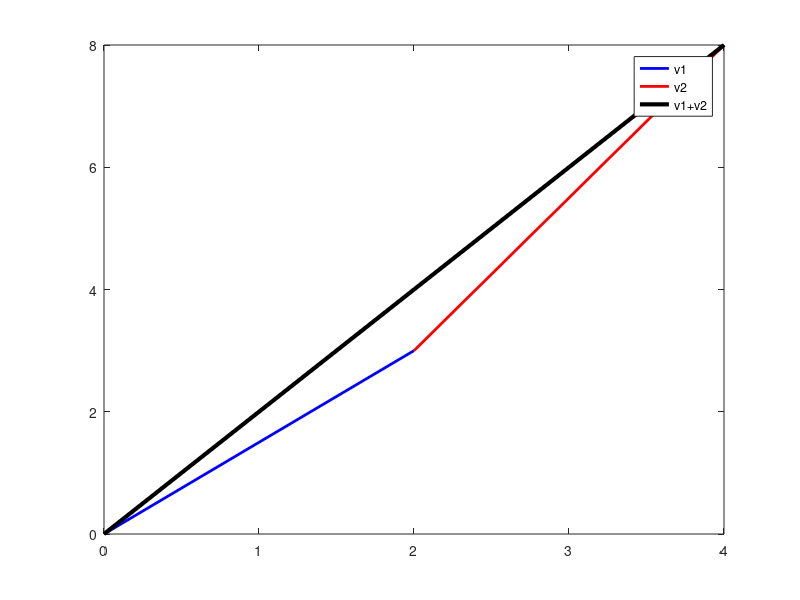

Source code (MATLAB):
% Column vector goes with ; separator for each vector elements 
v0 = [ 1; 3 ]

% Row vectors go with colon (,) or with space in between elements 
v1 = [2 3]
v2 = [ 2, 5 ]

% Sum of two vectors 
v3 = v1 + v2

% Plotting vectors 
figure(2), clf

plot([0 v1(1)], [0, v1(2)], 'b', 'linew',2)
hold on 

plot([0 v2(1)]+v1(1), [0, v2(2)] +v1(2), 'r', 'linew',2)
plot([0 v3(1)], [0, v3(2)], 'k', 'linew',3)

legend({ 'v1'; 'v2'; 'v1+v2'})

% Product of a scalar and a vector 
l = 3
v4 = l*v1


% Dot product between two vectors 

%method 1  (.*) operator multiplies each elements of vector v1 by each element
% of vector 2, --> will give a matrix is v1 is column vector and v2 is a row 
% vector , or a vector is both vectors are row vectors 
% the sum is to some each multiplied elements to obtain the dot product  
v5 =  sum( v1.*v2)

v51 = v0.*v1  % gives matrix 
sum(v51) % gives a vector of m elements (m colum matrix) where each element is 
% the sum of the row-elements of each columns of a matrix (downward sum). 

v52 = v0'.*v1 % gives vector 
sum(v52) % gives dot product of v0 row and v1 row vectors

%method 2
v6 = dot(v1, v2)

%method 3
v7 = v1*v2' 

%method 4
